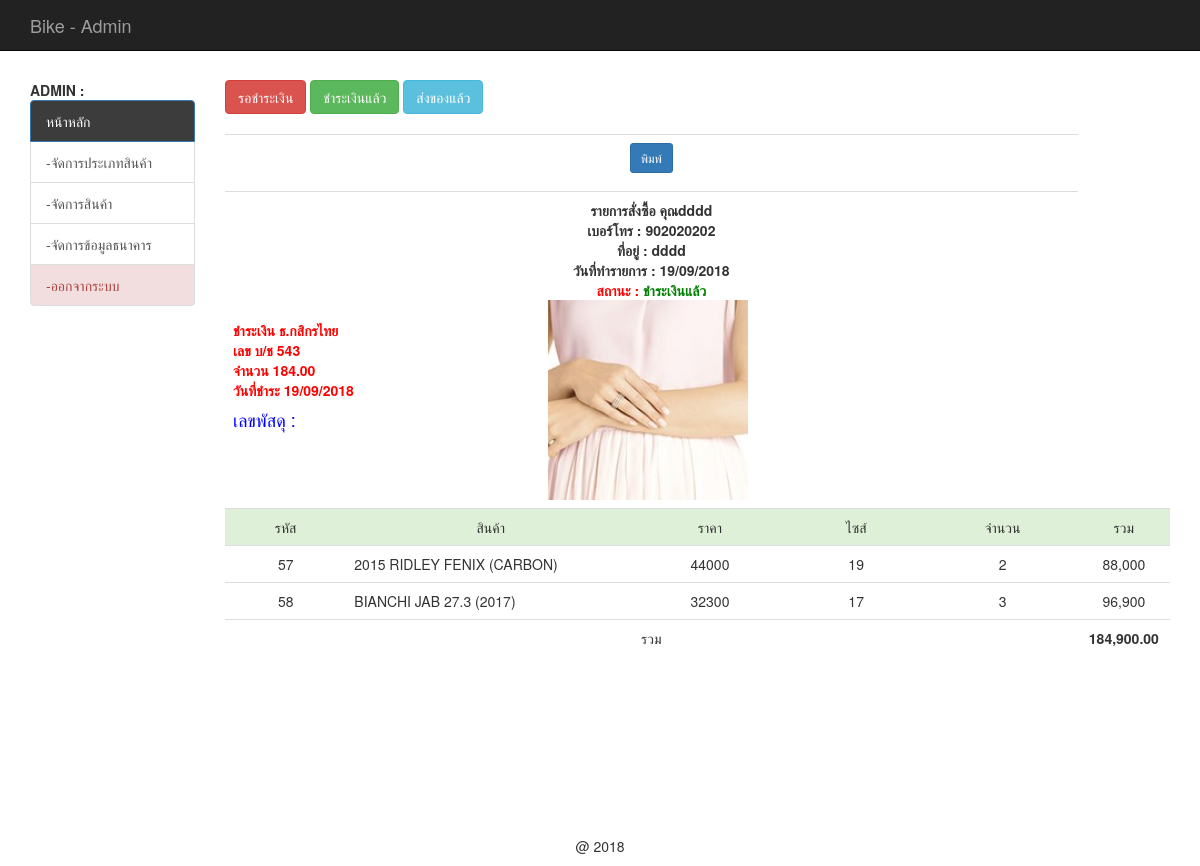
The app's page /backend/index.php?order_id=0000000046&act=show-order (signed in) with its own data.
### tables this page shows
CREATE TABLE `tbl_member` (
  `mem_id` int(11) NOT NULL,
  `mem_name` varchar(50) NOT NULL,
  `mem_address` varchar(255) NOT NULL,
  `mem_tel` varchar(10) NOT NULL,
  `mem_username` varchar(20) NOT NULL,
  `mem_password` varchar(20) NOT NULL,
  `mem_email` varchar(20) NOT NULL,
  `status` varchar(5) NOT NULL,
  `sid` varchar(32) NOT NULL,
  `active` varchar(3) NOT NULL,
  `dateinsert` timestamp NOT NULL DEFAULT CURRENT_TIMESTAMP
);

CREATE TABLE `tbl_order` (
  `order_id` int(10) UNSIGNED ZEROFILL NOT NULL,
  `mem_id` int(11) NOT NULL,
  `name` varchar(100) NOT NULL,
  `address` varchar(500) NOT NULL,
  `email` varchar(100) NOT NULL,
  `phone` int(10) NOT NULL,
  `order_status` int(1) NOT NULL,
  `pay_slip` varchar(200) DEFAULT NULL,
  `b_name` varchar(100) DEFAULT NULL,
  `b_number` varchar(200) DEFAULT NULL,
  `pay_date` date DEFAULT NULL,
  `pay_amount` float(10,2) DEFAULT NULL,
  `postcode` varchar(30) DEFAULT NULL,
  `order_date` datetime NOT NULL
);

CREATE TABLE `tbl_order_detail` (
  `d_id` int(11) NOT NULL,
  `order_id` int(11) NOT NULL,
  `p_id` int(11) NOT NULL,
  `p_name` varchar(200) DEFAULT NULL,
  `p_c_qty` int(11) NOT NULL,
  `total` float NOT NULL
);

CREATE TABLE `tbl_product` (
  `p_id` int(11) NOT NULL,
  `t_id` int(11) NOT NULL,
  `p_name` varchar(200) NOT NULL,
  `p_size` varchar(11) NOT NULL,
  `p_detial` text NOT NULL,
  `p_price` float NOT NULL,
  `p_unit` varchar(20) NOT NULL,
  `p_img1` varchar(200) NOT NULL,
  `p_img2` varchar(100) DEFAULT NULL,
  `p_view` int(11) NOT NULL,
  `p_qty` int(11) DEFAULT NULL,
  `p_ems` int(50) NOT NULL,
  `date_save` timestamp NOT NULL DEFAULT CURRENT_TIMESTAMP
);

### backend/mm.php (called while the page is built, shortened)
<?php
if (!function_exists("GetSQLValueString")) {
function GetSQLValueString($theValue, $theType, $theDefinedValue = "", $theNotDefinedValue = "")
{
  $theValue = function_exists("mysql_real_escape_string") ? mysql_real_escape_string($theValue) : mysql_escape_string($theValue);
  switch ($theType) {
    case "text":
      $theValue = ($theValue != "") ? "'" . $theValue . "'" : "NULL";
      break;
    case "long":
    case "int":
      $theValue = ($theValue != "") ? intval($theValue) : "NULL";
      break;
  }
  return $theValue;
}
}
?>

### backend/detail_order_after_cartdone.php (the view, shortened to what this page needs)
<?php require_once('../Connections/condb.php'); ?>
<?php
$colname_cartdone = "-1";
if (isset($_GET['order_id'])) {
  $colname_cartdone = $_GET['order_id'];
}
$query_cartdone = sprintf("
SELECT * FROM
tbl_order as o,
tbl_order_detail as d,
tbl_product as p,
tbl_member  as m
WHERE o.order_id = %s
AND o.order_id=d.order_id
AND d.p_id=p.p_id
AND o.mem_id = m.mem_id
ORDER BY o.order_date ASC", GetSQLValueString($colname_cartdone, "int"));
$cartdone = mysql_query($query_cartdone, $condb) or die(mysql_error());
$row_cartdone = mysql_fetch_assoc($cartdone);
?>
<table width="700" border="0" align="center" class="table">
  <tr>
    <td colspan="5" align="center"><p align="center"> <a class="btn btn-primary btn-sm" id="hp" onclick="window.print()"> พิมพ์ </a>  </p>
    </td>
  </tr>
      <td width="1558" colspan="5" align="center">
<strong>รายการสั่งซื้อ คุณ<?php echo $row_cartdone['mem_name'];?> <br />
เบอร์โทร :  <?php echo $row_cartdone['phone']; ?> <br />
ที่อยู่ :  <?php echo $row_cartdone['address'];?><br />
วันที่ทำรายการ : <?php echo date('d/m/Y',strtotime($row_cartdone['order_date']));?><br />
<font color="red"> สถานะ :
        <?php
    include('status.php');
?>
<br />
</font></strong>
      <table width="100%" border="0" cellspacing="0" cellpadding="0">
        <tr>
        <td align="left" valign="top">
        <strong><font color="red"><br />
ชำระเงิน ธ.<?php echo $row_cartdone['b_name'];?> <br />
เลข บ/ช <?php echo $row_cartdone['b_number'];?> <br />
จำนวน <?php echo $row_cartdone['pay_amount'];?><br />
วันที่ชำระ <?php echo date('d/m/Y',strtotime($row_cartdone['pay_date']));?></font><br />
<h4 style="color:blue">
เลขพัสดุ :
</h4>
        </td>
            <td><strong><font color="red">
              <img src="../pimg/<?php echo $row_cartdone['pay_slip'];?>"  width="200px"/></font></strong></td>
          </tr>
        </table>
      </td>
    <tr class="success">
    <td width="99" align="center">รหัส</td>
      <td width="238" align="center">สินค้า</td>
      <td width="118" align="center">ราคา</td>
      <td width="120" align="center">ไซส์</td>
      <td width="120" align="center">จำนวน</td>
      <td width="100" align="center">รวม</td>
    </tr>
    <?php do { ?>
    <tr>
      <td align="center"><?php echo $row_cartdone['d_id'];?></td>
      <td><?php echo $row_cartdone['p_name'];?></td>
      <td align="center"><?php echo $row_cartdone['p_price'];?></td>
      <td align="center"><?php echo $row_cartdone['p_size'];?></td>
      <td align="center"><?php echo $row_cartdone['p_c_qty'];?></td>
      <td align="center"><?php echo number_format($row_cartdone['total']);?></td>
    </tr>
		<?php
        $sum	= $row_cartdone['p_price']*$row_cartdone['p_c_qty'];
        $total	+= $sum;
        ?>
	<?php } while ($row_cartdone = mysql_fetch_assoc($cartdone)); ?>
    <tr>
      <td colspan="5" align="center">รวม</td>
      <td align="center"><b> <?php echo number_format($total,2);?></b></td>
    </tr>
</table>
<p>&nbsp;</p>
<p>&nbsp;</p>
		</div>
	</div>
</div>

### records on screen
tbl_member: mem_name "dddd"
tbl_order: phone "902020202", address "dddd", order_date "19/09/2018", b_name "กสิกรไทย", b_number "543", pay_amount "184.00", pay_date "19/09/2018", pay_slip (picture), tbl_order_detail.d_id "57", tbl_product.p_name "2015 RIDLEY FENIX (CARBON)", tbl_product.p_price "44000", tbl_product.p_size "19", tbl_order_detail.p_c_qty "2", tbl_order_detail.total "88,000", tbl_order_detail.d_id "58", tbl_product.p_name "BIANCHI JAB 27.3 (2017)", tbl_product.p_price "32300", tbl_product.p_size "17", tbl_order_detail.p_c_qty "3", tbl_order_detail.total "96,900"

### other values on screen
$total "184,900.00"
